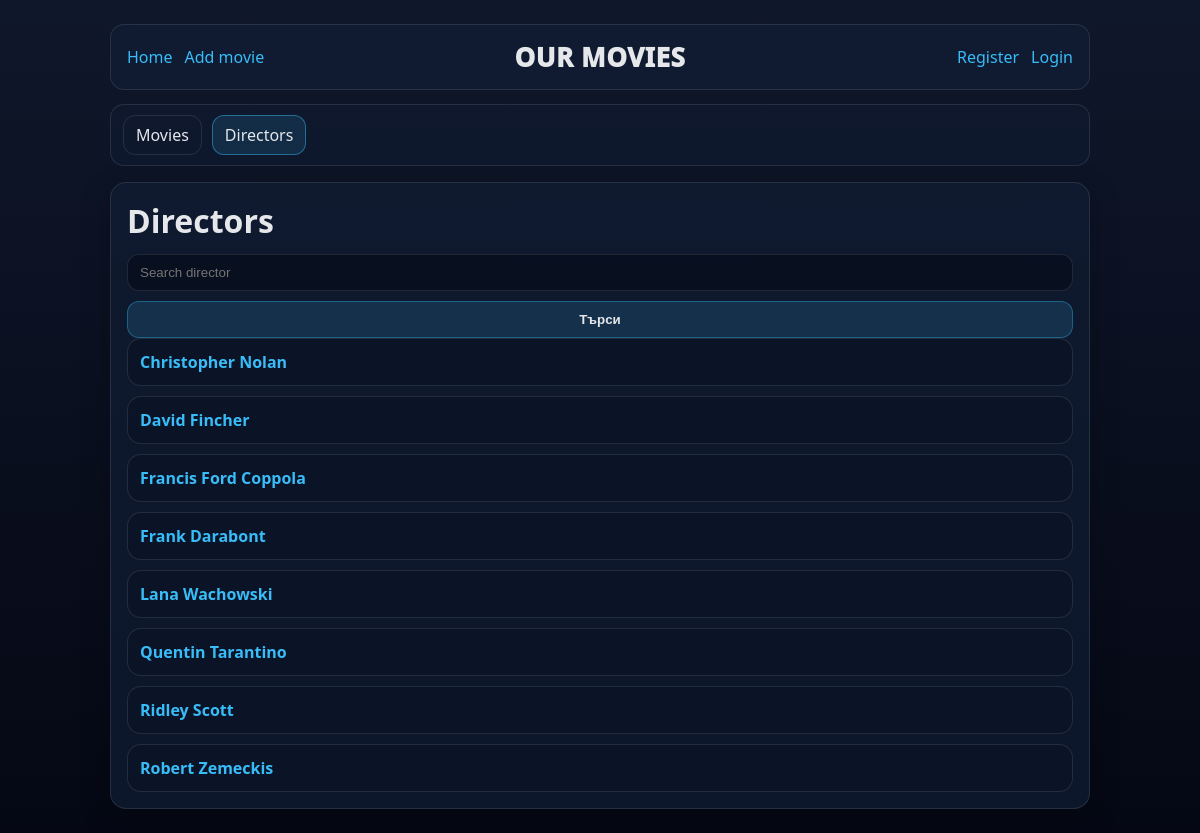
/directors, run on the app's committed database.
### model.py (models this page shows)
class Director(db.Model):
    __tablename__ = "directors"
    id = db.Column(db.Integer, primary_key=True)
    name = db.Column(db.String(120), unique=True, nullable=False, index=True)
    movies = db.relationship("Movie", back_populates="director", cascade="all, delete-orphan")

### app.py (the view)
@app.route("/directors")
def directors_list():
    q = request.args.get("q", "").strip()
    query = Director.query
    if q:
        query = query.filter(Director.name.ilike(f"%{q}%"))
    directors = query.order_by(Director.name.asc()).all()
    return render_template("directors.html", directors=directors, q=q)

### templates/directors.html (shortened to what this page needs)
{% extends "base.html" %}
{% block content %}
<h1>Directors</h1>
<form method="get">
  <input name="q" placeholder="Search director" value="{{ q or '' }}">
  <button type="submit">Търси</button>
</form>
<ul class="list">
  {% for d in directors %}
    <li>
      <a href="{{ url_for('director_detail', director_id=d.id) }}"><b>{{ d.name }}</b></a>
    </li>
  {% else %}
    <li>No directors found.</li>
  {% endfor %}
</ul>
{% endblock %}

### static/style.css (style rules this page uses)
:root { --bg:#0f172a; --panel:#111c33; --panel2:#0b1224; --text:#e5e7eb; --muted:#9ca3af; --brand:#38bdf8; --ok:#22c55e; --bad:#ef4444; --border:rgba(255,255,255,.10); }
* { box-sizing:border-box; }
body { margin:0; font-family: system-ui, -apple-system, Segoe UI, Roboto, Arial, sans-serif; background: linear-gradient(180deg, var(--bg), #050814); color: var(--text); }
a { color: var(--brand); text-decoration:none; }
h1,h2,h3 { margin: 0 0 12px; }
.list { list-style:none; padding:0; margin:0; display:grid; gap:10px; }
.list li { padding:12px; border:1px solid var(--border); border-radius:14px; background: rgba(11, 18, 36, .6); }
form { display:grid; gap:10px; }
input, textarea { width:100%; padding:10px 12px; border-radius:12px; border:1px solid var(--border); background: rgba(5, 8, 20, .55); color: var(--text); outline:none; }
button { padding:10px 14px; border-radius:12px; border:1px solid rgba(56,189,248,.35); background: rgba(56,189,248,.14); color: var(--text); cursor:pointer; font-weight:600; }

### data on the page
Director: name "Christopher Nolan"
Director: name "David Fincher"
Director: name "Francis Ford Coppola"
Director: name "Frank Darabont"
Director: name "Lana Wachowski"
Director: name "Quentin Tarantino"
Director: name "Ridley Scott"
Director: name "Robert Zemeckis"
